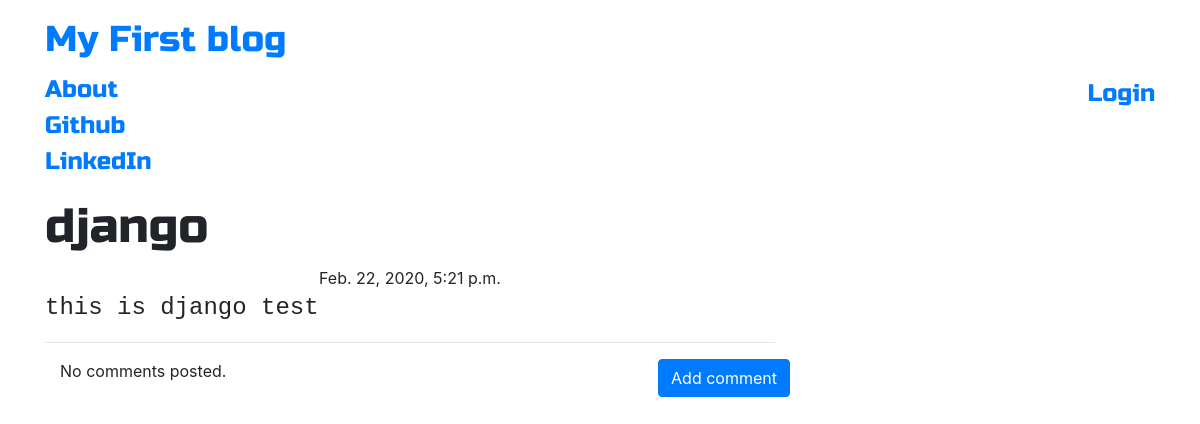
/post/1, run on the app's committed database.
### blog/models.py (models this page shows, shortened)
class Post(models.Model):
    author = models.ForeignKey('auth.User',on_delete=models.CASCADE)
    title = models.CharField(max_length=200)
    text = models.TextField()
    created_date = models.DateTimeField(default=timezone.now)
    published_date = models.DateTimeField(blank=True, null=True)

### blog/views.py (the view)
# urls.py: path('post/<int:pk>', views.PostDetailView.as_view(), name="post_detail"),
class PostDetailView(DetailView):
    model = Post

### blog/templates/blog/post_detail.html (shortened to what this page needs)
{% extends 'blog/base.html' %}
{% block content %}
        <h1 class='posttitle loader'>{{ post.title }}</h1>
        {% if post.published_date %}
            <div class="date postdate">
                {{ post.published_date }}
            </div>
        {% else %}
            <a class="btn btn-default bg-dark text-white" href="{% url 'post_publish' pk=post.pk %}">Publish</a>
        {% endif %}
      <p class='postcontent' >{{ post.text|safe|linebreaksbr }}</p>
  <hr>
  <a class="btn btn-primary btn-comment" href="{% url 'add_comment_to_post' pk=post.pk %}">Add comment</a>
  <div class="container">
  {% for comment in post.comments.all %}
  <br>
      {% if user.is_authenticated or comment.approved_comment %}
              {{ comment.created_date }}
              {% if not comment.approved_comment %}
                  <a class="btn btn-default bg-dark text-light" href="{% url 'comment_remove' pk=comment.pk %}"><b>remove</b></a>
                  <a class="btn btn-default bg-dark text-light" href="{% url 'comment_approve' pk=comment.pk %}"><b>edit</b></a>
              {% endif %}
          <p>{{ comment.text|safe|linebreaks }}</p>
          <p>Posted by: <strong>{{ comment.author }}</strong></p>
      {% endif %}
  {% empty %}
      <p>No comments posted.</p>
  {% endfor %}
</div>
{% endblock %}

### blog/static/css/blog.css (style rules this page uses)
.postdate { text-align: center; }
.posttitle { font-family: 'Russo One',sans-serif; font-size: 3em; margin-bottom: 10px; }
.postcontent { font-family: monospace; font-size: 1.5em; }
.btn-comment { position: absolute; right: 0px; }
.loader { filter:hue-rotate(0deg); color: linear-gradient(45deg,#0f8,#08f); animation:hue 5000ms infinite linear; }

### data on the page
Post: title "django", published_date "Feb. 22, 2020, 5:21 p.m.", text "this is django test"
